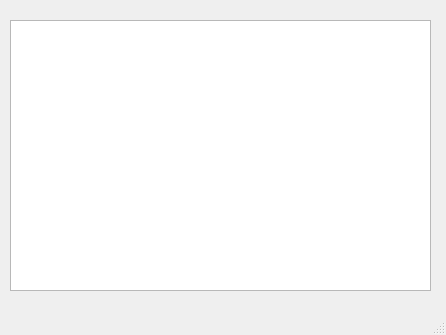
<?xml version="1.0" encoding="UTF-8"?>
<ui version="4.0">
 <class>MainWindow</class>
 <widget class="QMainWindow" name="MainWindow">
  <property name="geometry">
   <rect>
    <x>0</x>
    <y>0</y>
    <width>446</width>
    <height>335</height>
   </rect>
  </property>
  <property name="windowTitle">
   <string>MainWindow</string>
  </property>
  <widget class="QWidget" name="centralwidget">
   <widget class="QPlainTextEdit" name="plainTextEdit">
    <property name="geometry">
     <rect>
      <x>10</x>
      <y>20</y>
      <width>421</width>
      <height>271</height>
     </rect>
    </property>
   </widget>
  </widget>
  <widget class="QMenuBar" name="menubar">
   <property name="geometry">
    <rect>
     <x>0</x>
     <y>0</y>
     <width>446</width>
     <height>20</height>
    </rect>
   </property>
  </widget>
  <widget class="QStatusBar" name="statusbar"/>
 </widget>
 <resources/>
 <connections/>
</ui>
